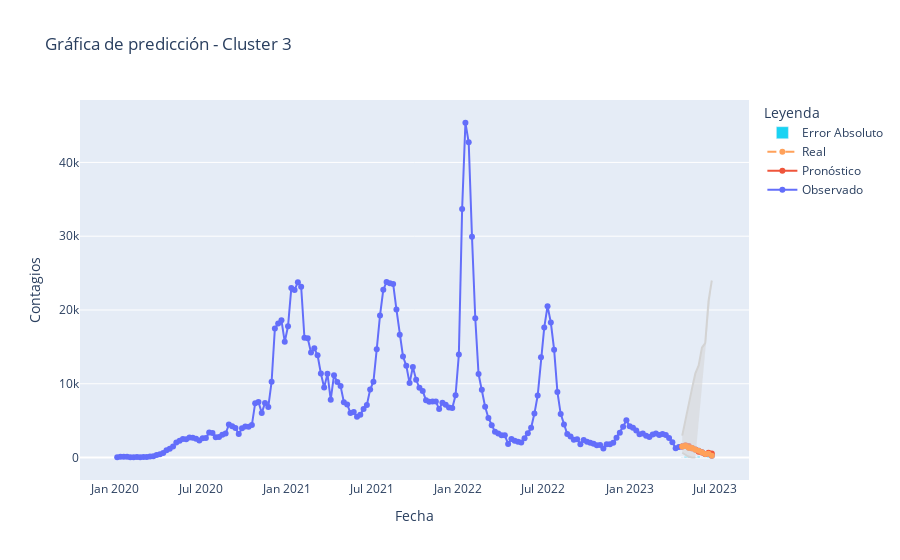

The code cell stored with this chart in its notebook:
### Markdown cell above
-------------------------------------------------------------------------------------------------------
### Cluster 3

### Code cell
ruta_csv = 'clusterSemanal.csv'
cluster_id = 3
n_preds = 10

# (p,d,q), (P,D,Q,S)
order = (1, 3, 5)
seasonal_order = (1, 1, 1, 30)
df = cargar_datos_cluster(ruta_csv, cluster_id)
train_data, test_data, lambda_ = preparar_datos(df, n_preds)
results = ajustar_modelo_sarima(train_data, order, seasonal_order)
pred_mean, pred_ci = realizar_predicciones(results, n_preds, test_data, lambda_)
visualizar_resultados(df, pred_mean, pred_ci, test_data, cluster_id)

### Figure 1 — Plotly figure (JSON) as saved in the notebook; plotly's stock layout.template omitted (floating-point values rounded to 4 significant figures; data arrays with more than 128 entries replaced by an {"elided": "..."} marker saying what was removed)
{"data": [{"mode": "lines+markers", "name": "Observado", "type": "scatter", "x": {"elided": "182 str values"}, "y": {"elided": "182 int values"}}, {"mode": "lines+markers", "name": "Pronóstico", "type": "scatter", "x": ["2023-04-23T00:00:00", "2023-04-30T00:00:00", "2023-05-07T00:00:00", "2023-05-14T00:00:00", "2023-05-21T00:00:00", "2023-05-28T00:00:00", "2023-06-04T00:00:00", "2023-06-11T00:00:00", "2023-06-18T00:00:00", "2023-06-25T00:00:00"], "y": [1501.0, 1684.0, 1569.0, 1221.0, 1057.0, 772.9, 703.7, 473.2, 640.8, 552.4]}, {"line": {"color": "lightgrey"}, "mode": "lines", "showlegend": false, "type": "scatter", "x": ["2023-04-23T00:00:00", "2023-04-30T00:00:00", "2023-05-07T00:00:00", "2023-05-14T00:00:00", "2023-05-21T00:00:00", "2023-05-28T00:00:00", "2023-06-04T00:00:00", "2023-06-11T00:00:00", "2023-06-18T00:00:00", "2023-06-25T00:00:00"], "y": [651.7, 346.5, 97.64, 10.51, 0.4098, null, null, null, null, null]}, {"fill": "tonexty", "line": {"color": "lightgrey"}, "mode": "lines", "showlegend": false, "type": "scatter", "x": ["2023-04-23T00:00:00", "2023-04-30T00:00:00", "2023-05-07T00:00:00", "2023-05-14T00:00:00", "2023-05-21T00:00:00", "2023-05-28T00:00:00", "2023-06-04T00:00:00", "2023-06-11T00:00:00", "2023-06-18T00:00:00", "2023-06-25T00:00:00"], "y": [2971.0, 5118.0, 7649.0, 9411.0, 11400.0, 12490.0, 14900.0, 15520.0, 21210.0, 24000.0]}, {"line": {"dash": "dash"}, "mode": "lines+markers", "name": "Real", "type": "scatter", "x": ["2023-04-23T00:00:00", "2023-04-30T00:00:00", "2023-05-07T00:00:00", "2023-05-14T00:00:00", "2023-05-21T00:00:00", "2023-05-28T00:00:00", "2023-06-04T00:00:00", "2023-06-11T00:00:00", "2023-06-18T00:00:00", "2023-06-25T00:00:00"], "y": [1509, 1558, 1345, 1293, 1111, 928, 710, 492, 503, 252]}, {"name": "Error Absoluto", "type": "bar", "x": ["2023-04-23T00:00:00", "2023-04-30T00:00:00", "2023-05-07T00:00:00", "2023-05-14T00:00:00", "2023-05-21T00:00:00", "2023-05-28T00:00:00", "2023-06-04T00:00:00", "2023-06-11T00:00:00", "2023-06-18T00:00:00", "2023-06-25T00:00:00"], "y": [8.499, 125.8, 223.5, 72.41, 54.01, 155.1, 6.255, 18.81, 137.8, 300.4]}], "layout": {"legend": {"title": {"text": "Leyenda"}}, "title": {"text": "Gráfica de predicción - Cluster 3"}, "xaxis": {"title": {"text": "Fecha"}}, "yaxis": {"title": {"text": "Contagios"}}}}
